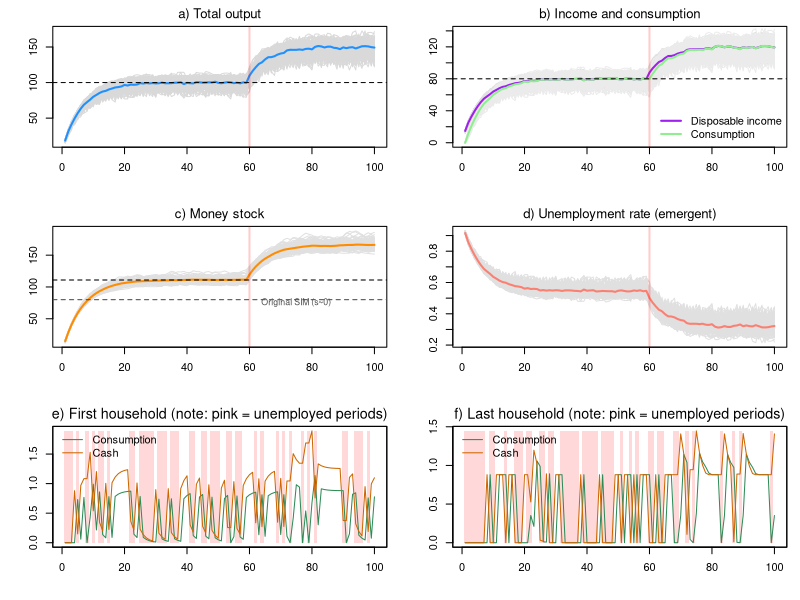

Here is the R script that generated this plot:
# *************************************************************************
#  Model SIM + agent-based microfoundation (ABM-SIM)
#  Source: Godley & Lavoie ch.3 (SIM), extended with a "job-lottery"
#  Author: Marco Veronese Passarella
#  Last change: 04/07/2026
# *************************************************************************
#  Description: A tiny "agent-based" version of the textbook SIM model:
#  several households, each with its own state money (cash) and its own
#  spending choice, added up to get the economy-wide totals
# *************************************************************************
#  Conventions: upper-case = MACRO total; lower-case = MICRO (one household)
# *************************************************************************
#  Story:
#    - each household decides how much it wants to spend (its OWN alpha1);
#    - the economy needs 1/pr workers for each unit people want to buy;
#    - a random job lottery fills those jobs (some stay unfilled = friction);
#    - whoever works makes pr goods and is paid a wage w = pr;
#    - goods are sold first-come-first-served until they run out;
#    - taxes are paid.
#  One single random shuffle of households per period decides BOTH who gets a
#  job AND who reaches the shop first.
# *************************************************************************
#  Note on heterogeneity: each household now has its own fixed propensity to
#  consume out of income (alpha1 is a vector, drawn once). Because households
#  differ, aggregate demand depends on which of them earn income, so the random
#  order matters for the macro totals too. The effect is smaller than that of
#  the job-lottery noise.
# *************************************************************************

# Clear environment
rm(list = ls(all = TRUE))

# Set model parameters ####
nPeriods     <- 100        # Periods
nHouseholds  <- 200        # Number of households (if > output -> unemployment)
alpha1m      <- 0.6        # Mean propensity to consume out of income
alpha1d      <- 0.4        # Spread 
alpha2       <- 0.4        # Propensity to consume out of wealth (common to all)
theta        <- 0.2        # Average tax rate on income
pr           <- 1.1        # Product per worker (labour productivity)
w            <- pr         # Wage per worker = productivity (=> zero profit)
G            <- rep(20, nPeriods)   # Government spending

# Define randomness
MC           <- 100        # MC simulations
s            <- 0.2        # Size of the hiring randomness
set.seed(123)              # Set random seed

# Heterogeneous, time-invariant propensity to consume out of income ####
alpha1 <- runif(nHouseholds, alpha1m - alpha1d, alpha1m + alpha1d)

# Define macro variables (results) to be stored ####
store = list(Y   = matrix(0, nPeriods, MC),   # Output each period, each MC run
             C   = matrix(0, nPeriods, MC),   # Consumption
             YD  = matrix(0, nPeriods, MC),   # Disposable income
             H_d = matrix(0, nPeriods, MC),   # Total household money
             UR  = matrix(0, nPeriods, MC))   # Unemployment rate

# Store micro values
cHist = matrix(0, nPeriods, nHouseholds)   # Consumption of each household, each period
eHist = matrix(0, nPeriods, nHouseholds)   # Proxy: 1 if employed this period, else 0
hHist = matrix(0, nPeriods, nHouseholds)   # Money held

# Record the worst gap between H_d and H_s
sfcGap = 0

# Shock to government spending in period 60 (from 20$ to 30$) ####
G[60:nPeriods] <- 30

# Start the MC loop
for (mc in 1:MC) {
  
  # Set randomness seed
  set.seed(mc)
  
  # Define and initialize the stocks outside the time loop
  h_d = rep(0, nHouseholds) # Micro: money each household holds (now)
  H_s = 0                   # Macro: total money supply
  
  # Recall values from previous period
  yd  = rep(0, nHouseholds) # Micro: disposable income
  
  # Start time loop
  for (i in 1:nPeriods) {
    
    ## TICK 1: households decide how much to spend ####
    
    # Micro: consumption planned by each household (each uses its own alpha1)
    cd = pmin(alpha1 * yd + alpha2 * h_d, h_d)
    
    # Macro: total demand for goods
    AD = sum(cd) + G[i]
    
    # Macro: labour needed (note: one good requires 1/pr workers)
    N_d = AD / pr
    
    ## TICK 2: households/workers are hired based on a job lottery ####
    
    # Macro: job lottery (min of random number, labour needed and existing labour force)
    N = min(floor(N_d * runif(1, 1 - s, 1 + s)), floor(N_d), nHouseholds)
    
    ## TICK 3: households are re-shuffled ####
    
    # Define random order of households for both jobs and goods (queue)
    order = sample(nHouseholds)
    
    ## TICK 4: goods are served based on first-come-first-served mechanism ####
    
    # Actual government spending (note: it is served first; N workers make N*pr goods)
    YG = min(G[i], N * pr)
    
    # Goods left for households
    YC = N * pr - YG
    
    # Micro: planned consumption of individual households, put in queue order
    cdq = cd[order]
    
    # Micro: cumulative consumption goods that the households ahead have already claimed
    cda = cumsum(cdq) - cdq
    
    # Micro: actual consumption in queue order (served)
    cds = pmin(cdq, pmax(0, YC - cda))
    
    # Micro: actual consumption associated with the related household.
    c = rep(0, nHouseholds); c[order] = cds
    
    ## TICK 5: wages are earned and then taxes are paid ####
    
    # Micro: initial income of everyone
    y = rep(0, nHouseholds)
    
    # Micro: if hired then income = wage received (w = pr, so no profit)
    if (N >= 1) y[order[1:N]] = w
    
    # Micro: taxes are paid
    tax = theta * y
    
    # Micro: money stock increases thanks to wages and reduces because of
    # consumption and taxes
    h_d = h_d + y - c - tax
    
    # Micro: in next period, disposable income is net of taxes paid "today"
    yd  = y - tax
    
    # Store micro values of selected variables (for MC = 1)
    if (mc == 1) {
      cHist[i, ] = c
      eHist[i, ] = as.numeric(y > 0)
      hHist[i, ] = h_d
    }
    
    ## TICK 6: write down totals, store values and check consistency ####
    
    # Economy-wide totals
    Y   = sum(y)                                      # Macro: output / income
    C   = sum(c)                                      # Macro: consumption
    YD  = sum(yd)                                     # Macro: disposable income
    H_d   = sum(h_d)                                  # Macro: household money
    TAX = sum(tax)                                    # Macro: total taxes
    H_s = H_s + (YG - TAX)                            # Macro: money supply
    
    # Store results
    store$Y[i, mc]  = Y
    store$C[i, mc]  = C
    store$YD[i, mc] = YD
    store$H_d[i, mc]  = H_d
    store$UR[i, mc] = (nHouseholds - N) / nHouseholds # Unemployment rate
    
    # SFC check
    sfcGap = max(sfcGap, abs(H_d - H_s))
  }
}
# Display the results ####

# Calculate average values of variables
meanY  = rowMeans(store$Y);  meanC = rowMeans(store$C)
meanYD = rowMeans(store$YD); meanH_d = rowMeans(store$H_d)

# Take the last periods before the shock (to define steady-state values)
period= 29:59

# Show details
cat(" MC runs:", MC, "( s =", s, ", pr =", pr, ", alpha1 in [", alpha1m - alpha1d, ",", alpha1m + alpha1d, "] )")
cat("\n Max |H_d - H_s| =", sfcGap)
cat("\n Y  =", round(mean(meanY[period]), 2))
cat("\n C  =", round(mean(meanC[period]), 2))
cat("\n H  =", round(mean(meanH_d[period]), 2))

# Plot the results ####
op = par(mfrow = c(3, 2), mar = c(4, 4, 2, 1))   # Note: "op" saves the old settings

# Define colour
myred = adjustcolor("red", alpha.f = 0.2)

# Chart 1: Total output
matplot(store$Y, type = "l", lty = 1, col = "grey85",
        font.main=1, main = "a) Total output", xlab = "", ylab = "")
lines(meanY, lwd = 2, col = "dodgerblue"); abline(h = G[1] / theta, lty = 2)
abline(v = 60, lty = 1, lwd = 2, col = myred )

# Chart 2: Disposable income and consumption
matplot(store$YD, type = "l", lty = 1, col = "grey88", ylim = range(0, 140),
        font.main=1, main = "b) Income and consumption", xlab = "", ylab = "")
matlines(store$C, lty = 1, col = "grey92")            # add the consumption runs
lines(meanYD, lwd = 2, col = "purple"); lines(meanC, lwd = 2, col = "lightgreen")
abline(h = (1 - theta) * G[1] / theta, lty = 2)
abline(v = 60, lty = 1, lwd = 2, col = myred )
legend("bottomright", c("Disposable income", "Consumption"), col = c("purple", "lightgreen"),
       lwd = 2, bty = "n")                            # bty = "n": no box

# Chart 3: Total money stock  (dashed grey = homogeneous-SIM benchmark at mean alpha1)
matplot(store$H_d, type = "l", lty = 1, col = "grey88",
        font.main=1, main = "c) Money stock", xlab = "", ylab = "")
lines(meanH_d, lwd = 2, col = "darkorange")
abline(h = (1 - theta) * G[1] / theta * (1 - alpha1m) / alpha2, lty = 2, col="grey30")
abline(h = mean(meanH_d[period]), lty = 2)
abline(v = 60, lty = 1, lwd = 2, col = myred )
text(75,75,cex=0.8,"Original SIM (s~0)", col="grey30")

# Chart 4: Unemployment rate
matplot(store$UR, type = "l", lty = 1, col = "grey88",
        font.main=1, main = "d) Unemployment rate (emergent)", xlab = "", ylab = "")
lines(rowMeans(store$UR), lwd = 2, col = "salmon")
abline(v = 60, lty = 1, lwd = 2, col = myred )

# Chart 5: Consumption and employment condition of first household
yr = range(0, cHist[, 1], hHist[, 1])
plot(NA, xlim = c(1, nPeriods), ylim = yr,
     main = "e) First household (note: pink = unemployed periods)",
     xlab = "", ylab = "", font.main = 1, cex.main = 1.3)
un = which(eHist[, 1] == 0)
rect(un - 0.5, yr[1], un + 0.5, yr[2], col = "#ffd9d9", border = NA)
lines(cHist[, 1], col = "seagreen",   lwd = 1)              # consumption
lines(hHist[, 1], col = "darkorange3", lwd = 1)
legend("topleft", c("Consumption", "Cash"),
       col = c("seagreen", "darkorange3"), lwd = c(1, 1), lty = c(1, 1), bty = "n")
box()

# Chart 6: Consumption and employment condition of last household
yr = range(0, cHist[, nHouseholds], hHist[, nHouseholds])
plot(NA, xlim = c(1, nPeriods), ylim = yr,
     main = "f) Last household (note: pink = unemployed periods)",
     xlab = "", ylab = "", font.main = 1, cex.main = 1.3)
un = which(eHist[, nHouseholds] == 0)
rect(un - 0.5, yr[1], un + 0.5, yr[2], col = "#ffd9d9", border = NA)
lines(cHist[, nHouseholds], col = "seagreen",   lwd = 1)              # consumption
lines(hHist[, nHouseholds], col = "darkorange3", lwd = 1, lty = 1)  # cash
legend("topleft", c("Consumption", "Cash"),
       col = c("seagreen", "darkorange3"), lwd = c(1, 1), lty = c(1, 1), bty = "n")
box()

# Restore the original plotting settings
par(op)

# Save plot
dev.copy(png, "Fig1_ABM_SIM.png", width = 3000, height = 2400, res = 300); dev.off()
